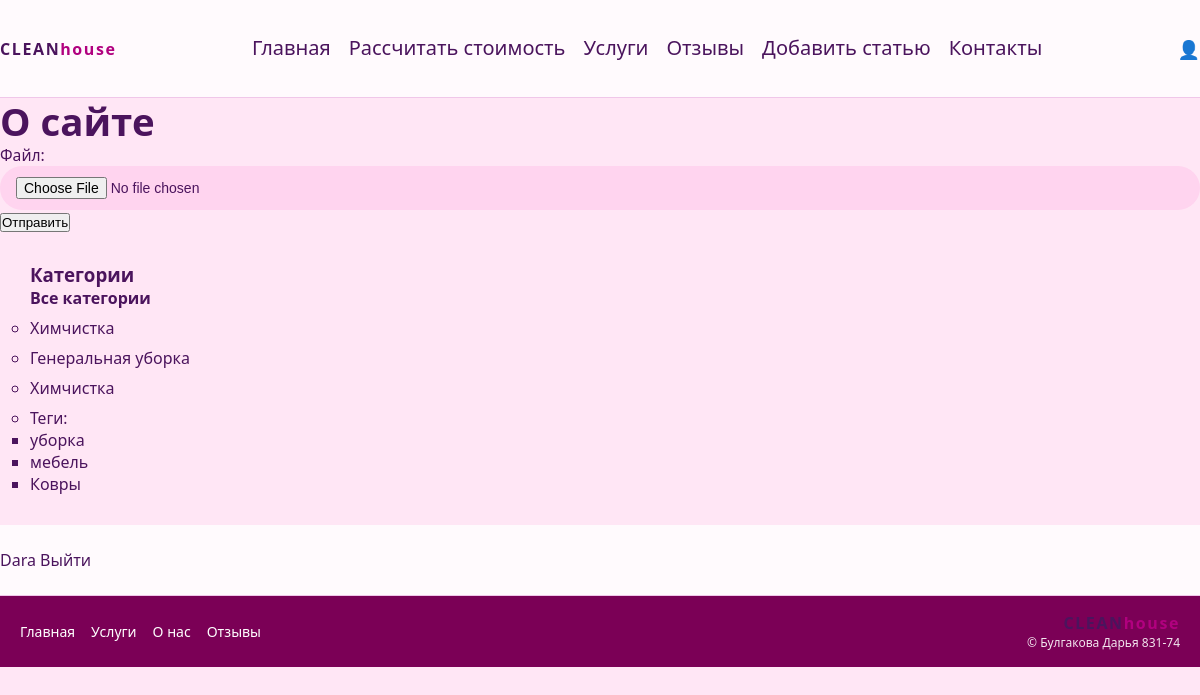
The page /women/about/ (signed in) on the database its author committed.
### women/models.py (models this page shows, shortened)
class Category(models.Model):
    name = models.CharField(
        max_length=100,
        verbose_name='Категория'
    )
    slug = models.SlugField(
        unique=True
    )
    class Meta:
        verbose_name = 'Категория'
        verbose_name_plural = 'Категории'

class TagPost(models.Model):
    tag = models.CharField(max_length=100, db_index=True)
    slug = models.SlugField(max_length=255, unique=True, db_index=True)
    def get_absolute_url(self):
        return reverse('tag', kwargs={'tag_slug': self.slug})

### users/models.py (models this page shows)
class User(AbstractUser):
    photo = models.ImageField(
        upload_to='users/%Y/%m/%d/',
        blank=True,
        null=True,
        verbose_name='Фотография'
    )
    date_birth = models.DateField(
        blank=True,
        null=True,
        verbose_name='Дата рождения'
    )

### women/views.py (the view)
# urls.py: path('about/', views.about, name='about'),
@login_required
def about(request):
    if request.method == 'POST':
        form = UploadFileForm(request.POST, request.FILES)
        if form.is_valid():
            handle_uploaded_file(form.cleaned_data['file'])
    else:
        form = UploadFileForm()
    return render(request, 'women/about.html', {
        'title': 'О сайте',
        'form': form
    })

### women/forms.py
class UploadFileForm(forms.Form):
    file = forms.FileField(label='Файл')

### users/context_processors.py (called while the page is built)
def get_women_context(request):
    return {'mainmenu': menu}

### women/templatetags/women_tags.py (called while the page is built)
@register.inclusion_tag('women/list_categories.html')
def show_categories(cat_selected=0):
    cats = Category.objects.all()
    return {'cats': cats, 'cat_selected': cat_selected}

@register.inclusion_tag('women/list_tags.html')
def show_all_tags():
    return {"tags": TagPost.objects.all()}

### women/templates/women/about.html (shortened to what this page needs)
{% extends 'base.html' %}
{% block content %}
<h1>{{ title }}</h1>
<form action="" method="post" enctype="multipart/form-data">
    {{ form.as_p }}
    <button type="submit">Отправить</button>
</form>
{% endblock %}

### templates/base.html (shortened to what this page needs)
{% load women_tags %}
{% load static %}
<!DOCTYPE html>
<html lang="ru">
<head>
    <link rel="stylesheet" href="{% static 'women/css/style.css' %}">
</head>
<body>
<header class="header">
    <div class="container header-inner">
        <div class="logo">CLEAN<span>house</span></div>
        <nav class="nav">
            <a href="{% url 'home' %}">Главная</a>
            <a href="/women/#calculator">Рассчитать стоимость</a>
            <a href="{% url 'services' %}">Услуги</a>
            <a href="{% url 'home' %}#reviews">Отзывы</a>
            <a href="{% url 'addpage' %}">Добавить статью</a>
            <a href="{% url 'contacts' %}">Контакты</a>
        </nav>
        <div class="header-icons">
            <a href="{% url 'account' %}" class="icon">👤</a>
        </div>
    </div>
</header>
<main>
    {% block content %}
    {% endblock %}
</main>
<div style="padding: 30px;">
    <h3>Категории</h3>
    <ul style="list-style: none; padding: 0;">
        {% if cat_selected == 0 or cat_selected is None %}
            <li><strong>Все категории</strong></li>
        {% else %}
            <li><a href="{% url 'home' %}#calculator">Все категории</a></li>
        {% endif %}
<ul id="leftchapters">
    {% show_categories cat_selected %}
    <li>
        {% show_all_tags %}
    </li>
</ul>
    </ul>
</div>
{% block mainmenu %}
<div class="header">
    <ul id="mainmenu" class="mainmenu">
        {% if user.is_authenticated %}
    <li class="last">
        <a href="{% url 'users:profile' %}">
    {{ user.username }}
</a>
        <a href="{% url 'users:logout' %}">Выйти</a>
    </li>
{% else %}
    <li class="last">
        <a href="{% url 'users:login' %}">Войти</a> |
        <a href="{% url 'users:register' %}">Регистрация</a>
    </li>
{% endif %}
    </ul>
</div>
{% endblock %}
<footer class="footer">
    <div class="container footer-inner">
        <nav class="footer-nav">
            <a href="#hero">Главная</a>
            <a href="#services">Услуги</a>
            <a href="#about">О нас</a>
            <a href="#reviews">Отзывы</a>
        </nav>
        <div class="footer-brand">
            <div class="logo">CLEAN<span>house</span></div>
            <div class="footer-copy">© Булгакова Дарья 831-74</div>
        </div>
    </div>
</footer>
</body>
</html>

### women/templates/women/list_categories.html
{% for cat in cats %}
    <li style="margin: 8px 0;">
        {% if cat.id == cat_selected %}
            <span style="color: #800040; font-weight: bold;">
                {{ cat.name }}
            </span>
        {% else %}
            <a href="{{ cat.get_absolute_url }}" style="text-decoration: none; color: inherit;">
                {{ cat.name }}
            </a>
        {% endif %}
    </li>
{% endfor %}

### women/templates/women/list_tags.html
{% if tags %}
    <p>Теги:</p>
    <ul>
        {% for t in tags %}
            <li><a href="{{ t.get_absolute_url }}">{{ t.tag }}</a></li>
        {% endfor %}
    </ul>
{% endif %}

### women/static/women/css/style.css (style rules this page uses)
* { box-sizing: border-box; margin: 0; padding: 0; }
body { font-family: system-ui, -apple-system, BlinkMacSystemFont, "Segoe UI", sans-serif; background: #ffe6f5; color: #4b145d; }
a { text-decoration: none; color: inherit; }
.container { width: 100%; max-width: none; margin: 0 auto; padding: 0 20px; }
.header { padding: 24px 0; position: sticky; top: 0; z-index: 100; background: #ffffffcc; backdrop-filter: blur(8px); border-bottom: 1px solid #f0c7e9; }
.header nav a { font-size: 20px; }
.header-inner { display: flex; justify-content: space-between; align-items: center; gap: 20px; padding: 10px 0; }
.logo { font-weight: 800; letter-spacing: 0.1em; color: #4b145d; }
.logo span { color: #b1007f; }
.nav { display: flex; flex-wrap: wrap; gap: 18px; font-size: 15px; }
.nav a { position: relative; padding-bottom: 2px; }
.nav a::after { content: ""; position: absolute; left: 0; bottom: 0; width: 0; height: 2px; background: #b1007f; transition: width 0.2s; }
.header-icons { display: flex; gap: 10px; }
.icon { cursor: pointer; font-size: 18px; }
h1, .hero-title { font-size: 2.4rem; line-height: 1.2; }
p { font-size: 0.98rem; }
input, textarea { width: 100%; border-radius: 999px; border: none; padding: 11px 16px; font-size: 14px; background: #ffd4ef; outline: none; }
.footer { background: #7b0056; color: #fff; padding: 16px 0; }
.footer-inner { display: flex; justify-content: space-between; align-items: center; gap: 16px; }
.footer-nav { display: flex; flex-wrap: wrap; gap: 16px; font-size: 14px; }
.footer-brand { text-align: right; }
.footer-copy { font-size: 12px; opacity: 0.9; }

### rows shown on the page
Category: name "Химчистка"
Category: name "Генеральная уборка"
Category: name "Химчистка"
TagPost: tag "уборка"
TagPost: tag "мебель"
TagPost: tag "Ковры"
User: username "Dara"

### other values the page prints
{{ title }} "О сайте"
